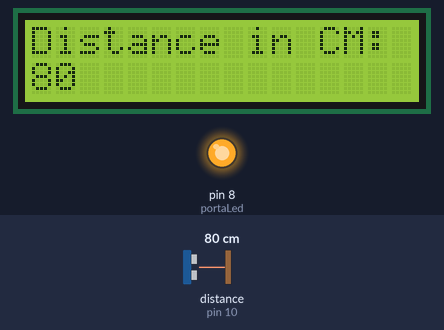
A sketch run on a simulated Arduino Uno, built with avr-gcc and run on an emulated ATmega328P. Shown: 16×2 character LCD, output pins drawn as LEDs (lit = HIGH). The inputs (shaded band) are chosen by the test bench; at power-on: distance to the obstacle (sensor on pin 10) 80 cm. The echo pulse lasts 58.3 µs per cm.

Above: at 1.2 s.
1.3 s: distance to the obstacle (sensor on pin 10) set to 95 cm
At 3.2 s:
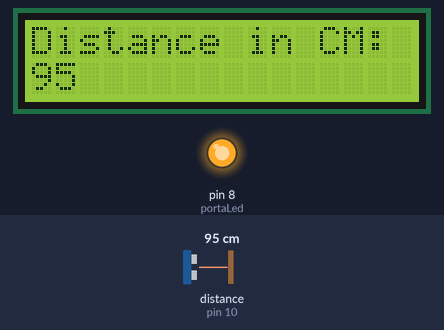
3.5 s: distance to the obstacle (sensor on pin 10) set to 103 cm
At 5.3 s:
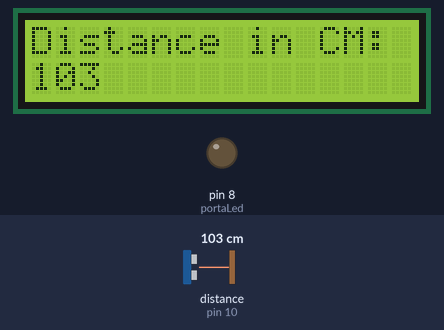
5.6 s: distance to the obstacle (sensor on pin 10) set to 2 cm
At 7.5 s:
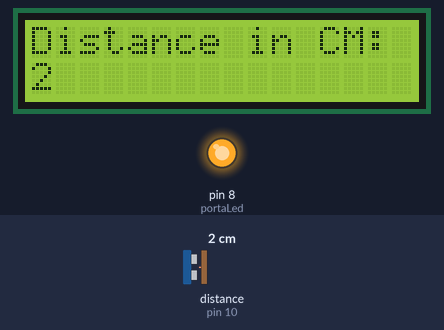
Timing chart, 0 to 9.0 s (numbered marks = the images above; inputs shaded):
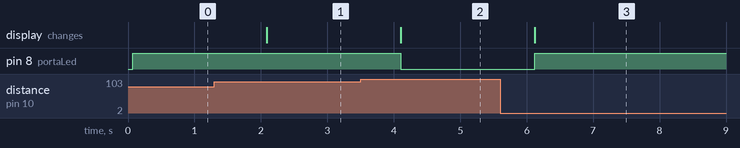

The sketch:

Teste_LCDUltrasonic.ino
```cpp
// Inclusão da biblioteca do sensor
// Essa biblioteca não vem por padrão com o arduino e
// precisa ser instalada pelo gerenciador de bibliotecas
#include <Ultrasonic.h>
#include <LiquidCrystal.h>

// Inicializa o objeto do sensor ultrasônico
// Usando as portas 12 e 13 para trigger e echo
Ultrasonic ultrasonic(9, 10);

const int rs = 12, en = 11, d4 = 5, d5 = 4, d6 = 3, d7 = 2;
LiquidCrystal lcd(rs, en, d4, d5, d6, d7);

int portaLed = 8;

void setup() {
  // Inicializa a porta Serial
  Serial.begin(9600);
  pinMode(portaLed, OUTPUT);
  lcd.begin(16, 2);
  lcd.print("Distance in CM: ");
}

void loop() {
  // Lê o valor do sensor
  int distancia = ultrasonic.distanceRead();

  // Escreve o valor da distância no painel Serial
  lcd.setCursor(0, 1);
  lcd.print("                ");
  lcd.setCursor(0, 1);
  lcd.print(distancia);

  if(distancia < 100){
    digitalWrite(portaLed, HIGH);
  }else{
    digitalWrite(portaLed, LOW);
  }
  delay(1000);
}
```

Measured:
- the behaviour switches between 99 and 100 cm on distance to the obstacle (sensor on pin 10) (found by bisection; images 1 and 2)
- after the input at 1.3 s, the display: changes after 0.79 s (image 1)
- after the input at 3.5 s, pin 8 (portaLed): HIGH → LOW after 0.61 s; the display: changes after 0.61 s (image 2)
- after the input at 5.6 s, pin 8 (portaLed): LOW → HIGH after 0.52 s; the display: changes after 0.52 s (image 3)
